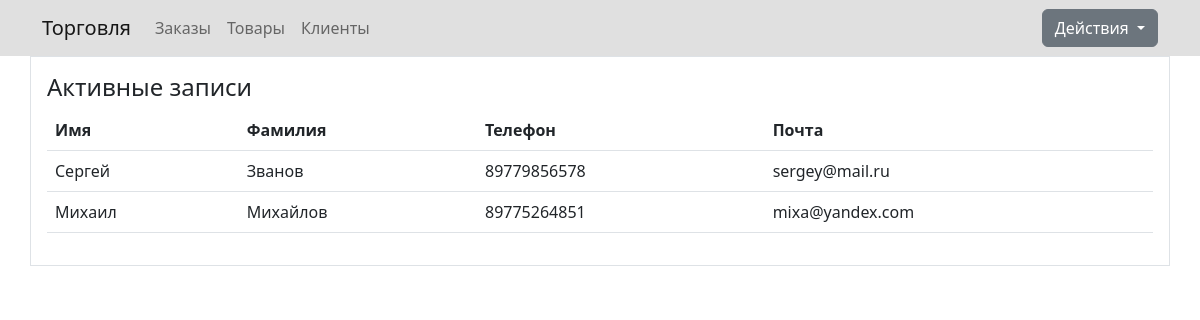
The page /customers on the database as committed earlier.
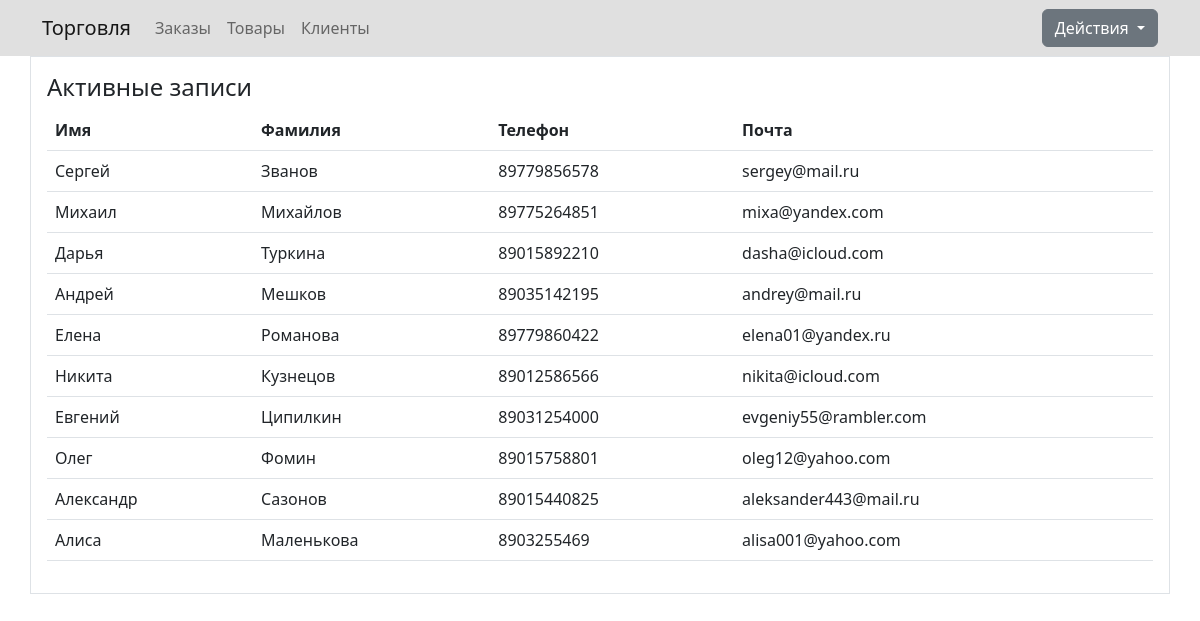
The same page on the database as committed later.
### myapp/models.py (models this page shows, shortened)
class Customers(models.Model):
    name = models.CharField('Имя', max_length=60)
    surname = models.CharField('Фамилия', max_length=60)
    phone = models.CharField('Телефон', max_length=11)
    email = models.CharField('Почта', max_length=100)
    class Meta:
        verbose_name = 'Клиент'
        verbose_name_plural = 'Клиенты'

### myapp/views.py (the view)
# urls.py: path('customers', views.customers, name='customers'),
def customers(request):
    cust_all = Customers.objects.order_by('id')
    return render(request, 'myapp/customers.html', {'title': 'Клиенты',
                                                'cust_all': cust_all})

### myapp/templates/myapp/customers.html (shortened to what this page needs)
{% extends 'myapp/base.html' %}
{% block content %}
<div class="container p-3 border">
    <h4>Активные записи</h4>
    {% if cust_all %}
    <table class="table table-hover">
    <thead>
      <tr>
        <th>Имя</th>
        <th>Фамилия</th>
        <th>Телефон</th>
        <th>Почта</th>
      </tr>
    </thead>
        <tbody>
        {% for elem in cust_all %}
            <tr>
                <td>{{ elem.name }}</td>
                <td>{{ elem.surname }}</td>
                <td>{{ elem.phone }}</td>
                <td>{{ elem.email }}</td>
            </tr>
        {% endfor %}
        </tbody>
    </table>
    {% else %}
        <p>У нас нет записей</p>
    {% endif %}
</div>
{% endblock %}

### myapp/templates/myapp/base.html (shortened to what this page needs)
{% load static %}
<!doctype html>
<html lang="ru">
<head>
    <link rel="stylesheet" href="https://cdn.jsdelivr.net/npm/bootstrap@5.2.3/dist/css/bootstrap.min.css">
</head>
<body>
    <nav class="navbar navbar-expand-lg navbar-light p-2" style="background-color: #E0E0E0;">
        <div class="container">
        <a class="navbar-brand" href="/">Торговля</a>
        <div class="collapse navbar-collapse" id="navbarNav">
            <ul class="navbar-nav">
                <li class="nav-item active">
                    <a class="nav-link" href="/">Заказы</a></li>
                <li class="nav-item">
                    <a class="nav-link" href="/products">Товары</a></li>
                <li class="nav-item">
                    <a class="nav-link" href="/customers">Клиенты</a></li>
            </ul>
        </div>
        <div class="dropdown">
            <button class="btn btn-secondary dropdown-toggle" type="button" id="dropdownMenuButton1"
                    data-bs-toggle="dropdown" aria-expanded="false">
                    Действия
            </button>
        </div>
        </div>
    </nav>
{% block content %}{% endblock %}
</body>
</html>

Rows that differ between the two databases and show on the page:
added Customers: name "Дарья", surname "Туркина", phone "89015892210", email "dasha@icloud.com"
added Customers: name "Андрей", surname "Мешков", phone "89035142195", email "andrey@mail.ru"
added Customers: name "Елена", surname "Романова", phone "89779860422", email "elena01@yandex.ru"
added Customers: name "Никита", surname "Кузнецов", phone "89012586566", email "nikita@icloud.com"
added Customers: name "Евгений", surname "Ципилкин", phone "89031254000", email "evgeniy55@rambler.com"
added Customers: name "Олег", surname "Фомин", phone "89015758801", email "oleg12@yahoo.com"
added Customers: name "Александр", surname "Сазонов", phone "89015440825", email "aleksander443@mail.ru"
added Customers: name "Алиса", surname "Маленькова", phone "8903255469", email "alisa001@yahoo.com"
